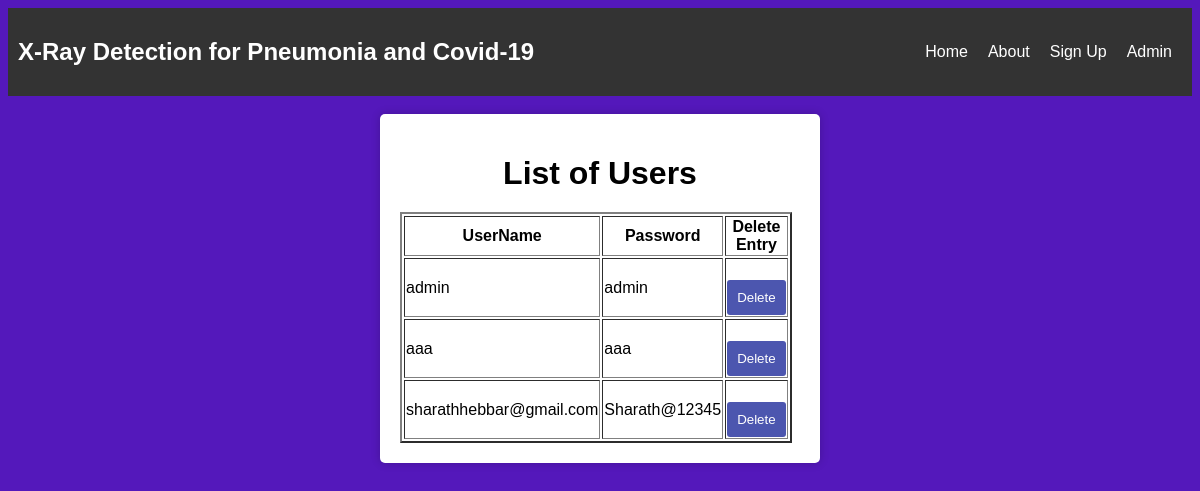
Before: /admin_panel with the older database file.
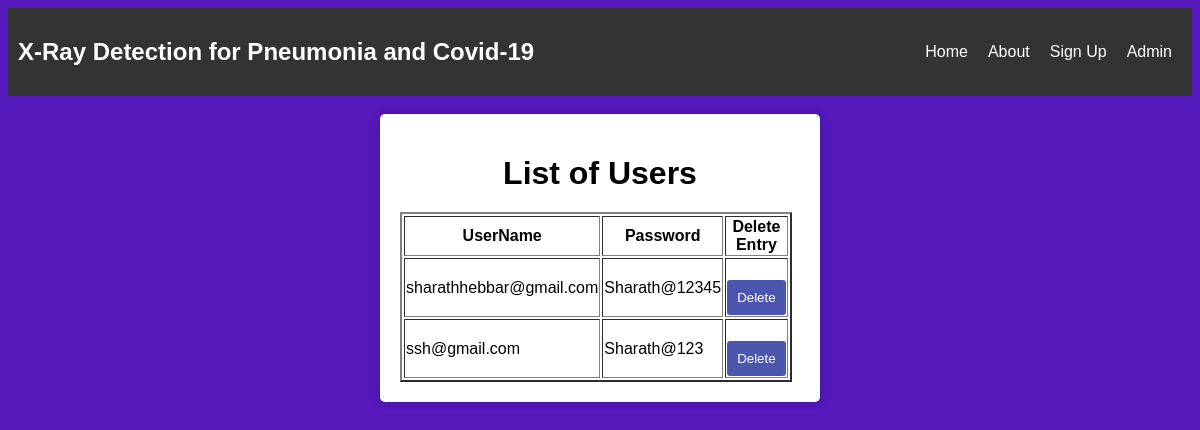
After: the same page with the newer database file.
### tables this page shows
CREATE TABLE creds (Username TEXT NOT NULL, Password TEXT NOT NULL UNIQUE);

### prediction.py (the view)
@app.route('/admin_panel')
def admin_panel():
    connection, cur, c = select_data()
    datas = []
    for i in c:
        datas.append(i)
    return render_template('admin_panel.html', datas=datas)

### db_handling.py (called while the page is built, shortened)
def create_db_if_not_exits():
    connection = sqlite3.connect(DB_NAME)
    cur = connection.cursor()
    return connection, cur

def select_data(username=None, password=None):
    connection, cur = create_db_if_not_exits()
    if username is None and password is None:
        curr = cur.execute("SELECT * FROM creds ")
        connection.commit()
        return connection, cur, curr

### templates/admin_panel.html (shortened to what this page needs)
<!DOCTYPE html>
<html>
<head>
	<link rel="stylesheet" href="{{ url_for('static', filename='css/login.css') }}">
</head>
<body>
	<nav>
		<h1>X-Ray Detection for Pneumonia and Covid-19</h1>
		<div class="container1">
		  <ul class="nav-links">
			<li><a href="{{ url_for('home') }}">Home</a></li>
			<li><a href="{{ url_for('about') }}">About</a></li>
			<li><a href="{{ url_for('signup') }}">Sign Up</a></li>
			<li><a href="{{ url_for('admin') }}">Admin</a></li>
		  </ul>
		</div>
	  </nav>
	  <br>
	<div class="container">
		<h1>List of Users</h1>
		<form action="/delete_data" method="POST">
			<table border="2px" width=100px height=100px>
			<tr>
				<th>UserName</th>
				<th>Password</th>
				<th>Delete Entry</th>
			</tr>
			{% for data in datas %}
			<tr>
				<td>{{data[0]}}</td>
				<td>{{data[1]}}</td>
				<td><input type="hidden" name="username" value="{{ data[0] }}">
					<button type="submit" name="delete" value="delete">Delete</button></td>
			</tr>
			{% endfor %}
		</table>
	</form>
	</div>
</body>
</html>

### static/css/login.css (style rules this page uses)
body { background-color: #5418bb; font-family: Arial, sans-serif; }
nav { background-color: #333; color: #fff; display: flex; justify-content: space-between; align-items: center; padding: 10px; }
nav .nav-links { display: flex; justify-content: space-between; align-items: center; list-style: none; margin: 0; }
nav .nav-links li a { color: #fff; text-decoration: none; padding: 10px; }
.container { max-width: 400px; margin: 0 auto; padding: 20px; background-color: #fff; border-radius: 5px; box-shadow: 0 0 10px rgba(0, 0, 0, 0.2); }
h1 { text-align: center; margin-bottom: 20px; }
button[type="submit"] { display: block; width: 100%; padding: 10px; margin-top: 20px; background-color: #4c56af; color: #fff; border: none; border-radius: 3px; cursor: pointer; }

Changed rows visible on the page:
removed creds: Username "admin", Password "admin"
removed creds: Username "aaa", Password "aaa"
added creds: Username "ssh@gmail.com", Password "Sharath@123"
